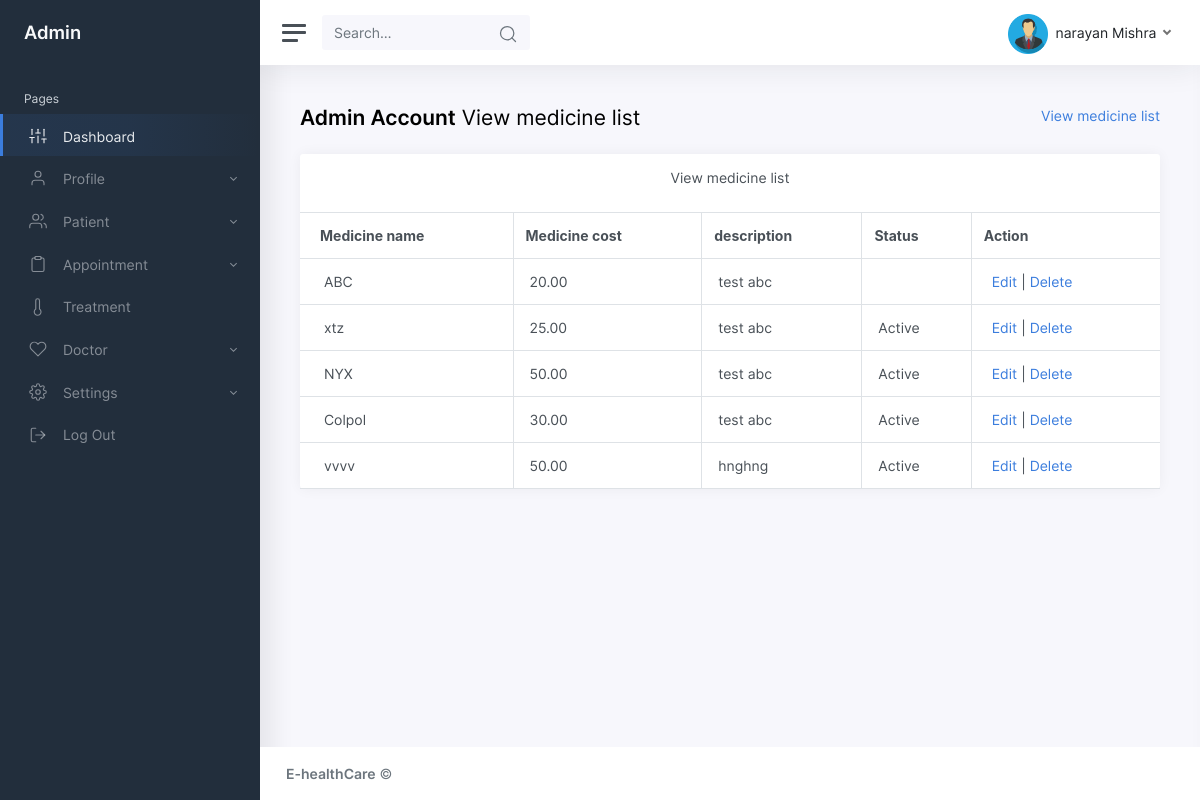
Page /admin/viewmedicine.php (signed in) on the committed database.
### tables this page shows
CREATE TABLE `medicine` (
  `medicineid` int(10) NOT NULL,
  `medicinename` varchar(25) NOT NULL,
  `medicinecost` float(10,2) NOT NULL,
  `description` text NOT NULL,
  `status` varchar(10) NOT NULL
);

### admin/viewmedicine.php (the view, shortened to what this page needs)
<!DOCTYPE html>
<html lang="en">
<head>
  <link href="css/app.css" rel="stylesheet">
</head>
<body>
  <div class="wrapper">
    <?php include("menu.php");?>
    <div class="main">
      <?php include("header.php");?>
      <main class="content">
        <div class="container-fluid p-0">
          <div class="row mb-2 mb-xl-3">
                      <div class="col-auto d-none d-sm-block">
              <h3><strong>Admin Account</strong> View  medicine list</h3>
            </div>
            <div class="col-auto ml-auto text-right mt-n1">
              <nav aria-label="breadcrumb">
                <ol class="breadcrumb bg-transparent p-0 mt-1 mb-0">
                  <li class="breadcrumb-item"><a href="#">View  medicine list</a></li>
                </ol>
              </nav>
            </div>
          </div>
                 <div class="row">
                  <div class="col-12 col-xl-12">
              <div class="card">
                <div class="card-header">
                  <h5 class="card-title text-center">View  medicine list</h5>
                </div>
                <table class="table table-bordered">
                  <thead>
                    <tr>
                      <th>Medicine name</th>
          <th>Medicine cost</th>
          <th>description</th>
          <th>Status</th>
          <th>Action</th>
                    </tr>
                  </thead>
                  <tbody>
             <?php
    $sql ="SELECT * FROM medicine";
    $qsql = mysqli_query($con,$sql);
    while($rs = mysqli_fetch_array($qsql))
    {
        echo "<tr>
          <td>&nbsp;$rs[medicinename]</td>
          <td>&nbsp;$rs[medicinecost]</td>
          <td>&nbsp;$rs[description]</td>
       <td>&nbsp;$rs[status]</td>
       <td>&nbsp;
        <a href='medicine.php?editid=$rs[medicineid]'>Edit</a> | <a href='viewmedicine.php?delid=$rs[medicineid]'>Delete</a> </td>
        </tr>";
    }
    ?>
                  </tbody>
                </table>
              </div>
            </div>
                 </div>
        </div>
      </main>
      <?php include("footer.php");?>
    </div>
  </div>
</body>
</html>

### admin/header.php (shortened to what this page needs)
<?php
include("dbconnection.php");
if(!isset($_SESSION['adminid']))
{
  echo "<script>window.location='adminlogin.php';</script>";
}
else
{
  $sql = "SELECT adminname FROM admin  WHERE adminid='$_SESSION[adminid]'";
  $qsql = mysqli_query($con,$sql);
  $rsprofile=  mysqli_fetch_array($qsql);
  ?>
<nav class="navbar navbar-expand navbar-light navbar-bg">
				<a class="sidebar-toggle d-flex">
          <i class="hamburger align-self-center"></i>
        </a>
				<form class="d-none d-sm-inline-block">
					<div class="input-group input-group-navbar">
						<input type="text" class="form-control" placeholder="Search…" aria-label="Search" disabled="">
						<button class="btn" type="button">
              <i class="align-middle" data-feather="search"></i>
            </button>
					</div>
				</form>
				<div class="navbar-collapse collapse">
					<ul class="navbar-nav navbar-align">
						<li class="nav-item dropdown">
							<a class="nav-link dropdown-toggle d-none d-sm-inline-block" href="#" data-toggle="dropdown">
                <img src="img/admin.png" class="avatar img-fluid rounded mr-1" alt="Charles Hall" /> <span class="text-dark"><?php echo $rsprofile[adminname]; ?></span>
              </a>
						</li>
					</ul>
				</div>
			</nav>
			<?php }?>

### rows in the picture
medicine: medicinename "ABC", medicinecost "20.00", description "test abc"
medicine: medicinename "xtz", medicinecost "25.00", description "test abc", status "Active"
medicine: medicinename "NYX", medicinecost "50.00", description "test abc", status "Active"
medicine: medicinename "Colpol", medicinecost "30.00", description "test abc", status "Active"
medicine: medicinename "vvvv", medicinecost "50.00", description "hnghng", status "Active"

### other values in the picture
$rsprofile[adminname] "narayan Mishra"
